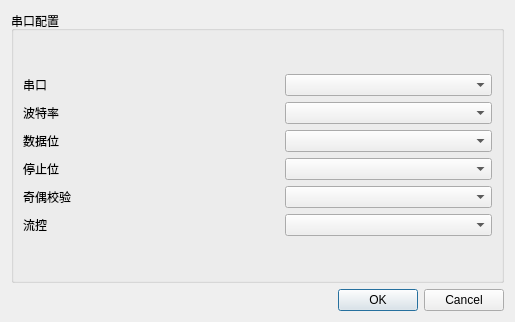
<?xml version="1.0" encoding="UTF-8"?>
<ui version="4.0">
 <class>SerialDlg</class>
 <widget class="QDialog" name="SerialDlg">
  <property name="geometry">
   <rect>
    <x>0</x>
    <y>0</y>
    <width>515</width>
    <height>322</height>
   </rect>
  </property>
  <property name="windowTitle">
   <string>串口配置</string>
  </property>
  <property name="windowIcon">
   <iconset resource="srcs.qrc">
    <normaloff>:/new/prefix1/resources/serialset.png</normaloff>:/new/prefix1/resources/serialset.png</iconset>
  </property>
  <property name="sizeGripEnabled">
   <bool>false</bool>
  </property>
  <property name="modal">
   <bool>true</bool>
  </property>
  <layout class="QGridLayout" name="gridLayout">
   <item row="1" column="0">
    <widget class="QDialogButtonBox" name="buttonBox">
     <property name="orientation">
      <enum>Qt::Horizontal</enum>
     </property>
     <property name="standardButtons">
      <set>QDialogButtonBox::Cancel|QDialogButtonBox::Ok</set>
     </property>
    </widget>
   </item>
   <item row="0" column="0">
    <widget class="QGroupBox" name="groupBox">
     <property name="title">
      <string>串口配置</string>
     </property>
     <layout class="QGridLayout" name="gridLayout_3">
      <item row="0" column="0">
       <layout class="QGridLayout" name="gridLayout_2">
        <item row="2" column="0">
         <widget class="QLabel" name="label_3">
          <property name="text">
           <string>数据位</string>
          </property>
         </widget>
        </item>
        <item row="3" column="2">
         <widget class="QComboBox" name="comboBoxStopBit">
          <property name="sizePolicy">
           <sizepolicy hsizetype="MinimumExpanding" vsizetype="Fixed">
            <horstretch>0</horstretch>
            <verstretch>0</verstretch>
           </sizepolicy>
          </property>
         </widget>
        </item>
        <item row="5" column="0">
         <widget class="QLabel" name="label_6">
          <property name="text">
           <string>流控</string>
          </property>
         </widget>
        </item>
        <item row="2" column="2">
         <widget class="QComboBox" name="comboBoxDataBit">
          <property name="sizePolicy">
           <sizepolicy hsizetype="MinimumExpanding" vsizetype="Fixed">
            <horstretch>0</horstretch>
            <verstretch>0</verstretch>
           </sizepolicy>
          </property>
         </widget>
        </item>
        <item row="4" column="0">
         <widget class="QLabel" name="label_5">
          <property name="sizePolicy">
           <sizepolicy hsizetype="Fixed" vsizetype="Preferred">
            <horstretch>0</horstretch>
            <verstretch>0</verstretch>
           </sizepolicy>
          </property>
          <property name="text">
           <string>奇偶校验</string>
          </property>
         </widget>
        </item>
        <item row="1" column="0">
         <widget class="QLabel" name="label_2">
          <property name="text">
           <string>波特率</string>
          </property>
         </widget>
        </item>
        <item row="0" column="2">
         <widget class="QComboBox" name="comboBoxSerial">
          <property name="sizePolicy">
           <sizepolicy hsizetype="MinimumExpanding" vsizetype="Fixed">
            <horstretch>0</horstretch>
            <verstretch>0</verstretch>
           </sizepolicy>
          </property>
         </widget>
        </item>
        <item row="1" column="2">
         <widget class="QComboBox" name="comboBoxBaudRate">
          <property name="sizePolicy">
           <sizepolicy hsizetype="MinimumExpanding" vsizetype="Fixed">
            <horstretch>0</horstretch>
            <verstretch>0</verstretch>
           </sizepolicy>
          </property>
         </widget>
        </item>
        <item row="3" column="0">
         <widget class="QLabel" name="label_4">
          <property name="text">
           <string>停止位</string>
          </property>
         </widget>
        </item>
        <item row="5" column="2">
         <widget class="QComboBox" name="comboBoxFluidControl">
          <property name="sizePolicy">
           <sizepolicy hsizetype="MinimumExpanding" vsizetype="Fixed">
            <horstretch>0</horstretch>
            <verstretch>0</verstretch>
           </sizepolicy>
          </property>
         </widget>
        </item>
        <item row="0" column="0">
         <widget class="QLabel" name="label">
          <property name="text">
           <string>串口</string>
          </property>
         </widget>
        </item>
        <item row="4" column="2">
         <widget class="QComboBox" name="comBoxParityCheck">
          <property name="sizePolicy">
           <sizepolicy hsizetype="MinimumExpanding" vsizetype="Fixed">
            <horstretch>0</horstretch>
            <verstretch>0</verstretch>
           </sizepolicy>
          </property>
         </widget>
        </item>
        <item row="1" column="1">
         <spacer name="horizontalSpacer">
          <property name="orientation">
           <enum>Qt::Horizontal</enum>
          </property>
          <property name="sizeHint" stdset="0">
           <size>
            <width>40</width>
            <height>20</height>
           </size>
          </property>
         </spacer>
        </item>
       </layout>
      </item>
     </layout>
    </widget>
   </item>
  </layout>
 </widget>
 <resources>
  <include location="srcs.qrc"/>
 </resources>
 <connections>
  <connection>
   <sender>buttonBox</sender>
   <signal>accepted()</signal>
   <receiver>SerialDlg</receiver>
   <slot>accept()</slot>
   <hints>
    <hint type="sourcelabel">
     <x>248</x>
     <y>254</y>
    </hint>
    <hint type="destinationlabel">
     <x>157</x>
     <y>274</y>
    </hint>
   </hints>
  </connection>
  <connection>
   <sender>buttonBox</sender>
   <signal>rejected()</signal>
   <receiver>SerialDlg</receiver>
   <slot>reject()</slot>
   <hints>
    <hint type="sourcelabel">
     <x>316</x>
     <y>260</y>
    </hint>
    <hint type="destinationlabel">
     <x>286</x>
     <y>274</y>
    </hint>
   </hints>
  </connection>
 </connections>
</ui>
